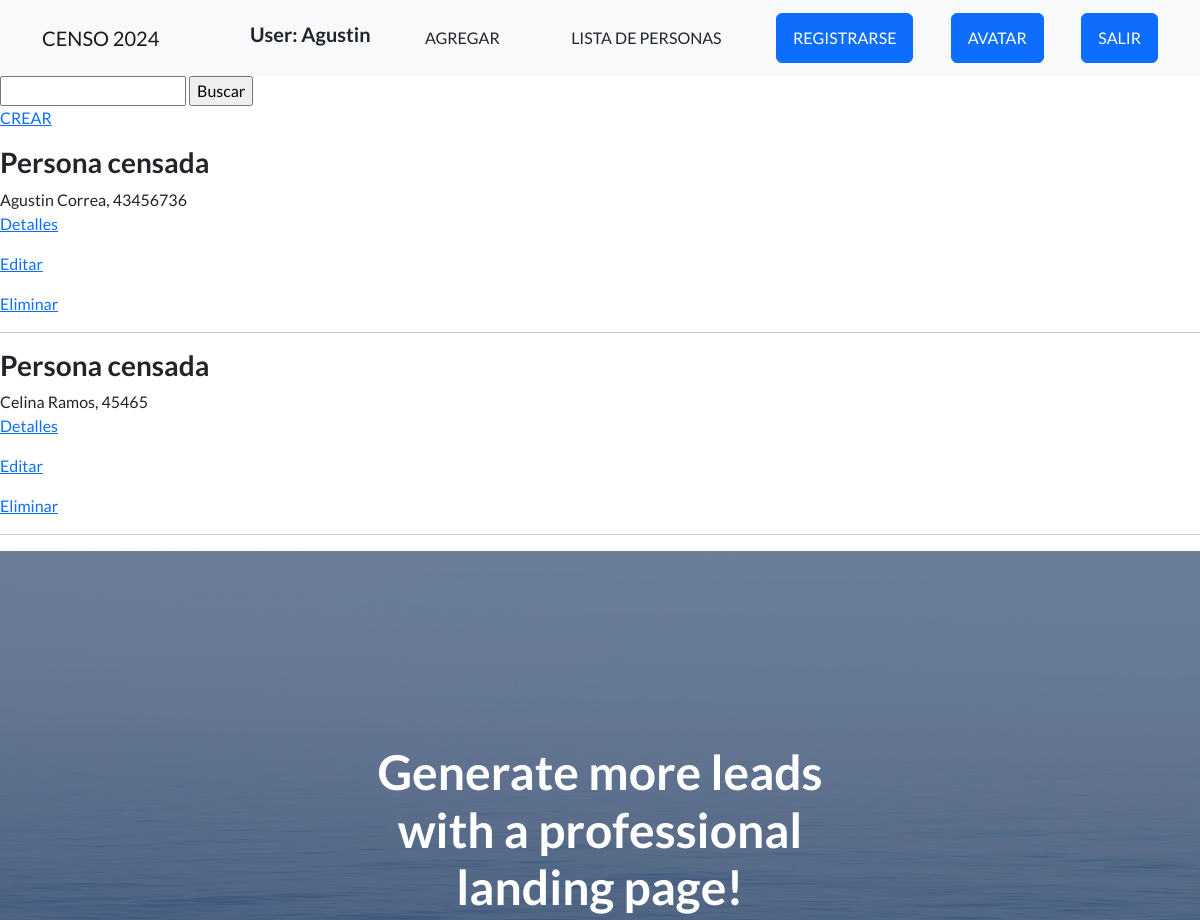
The page /app/lista/ (signed in, upper part) on the database as committed earlier.
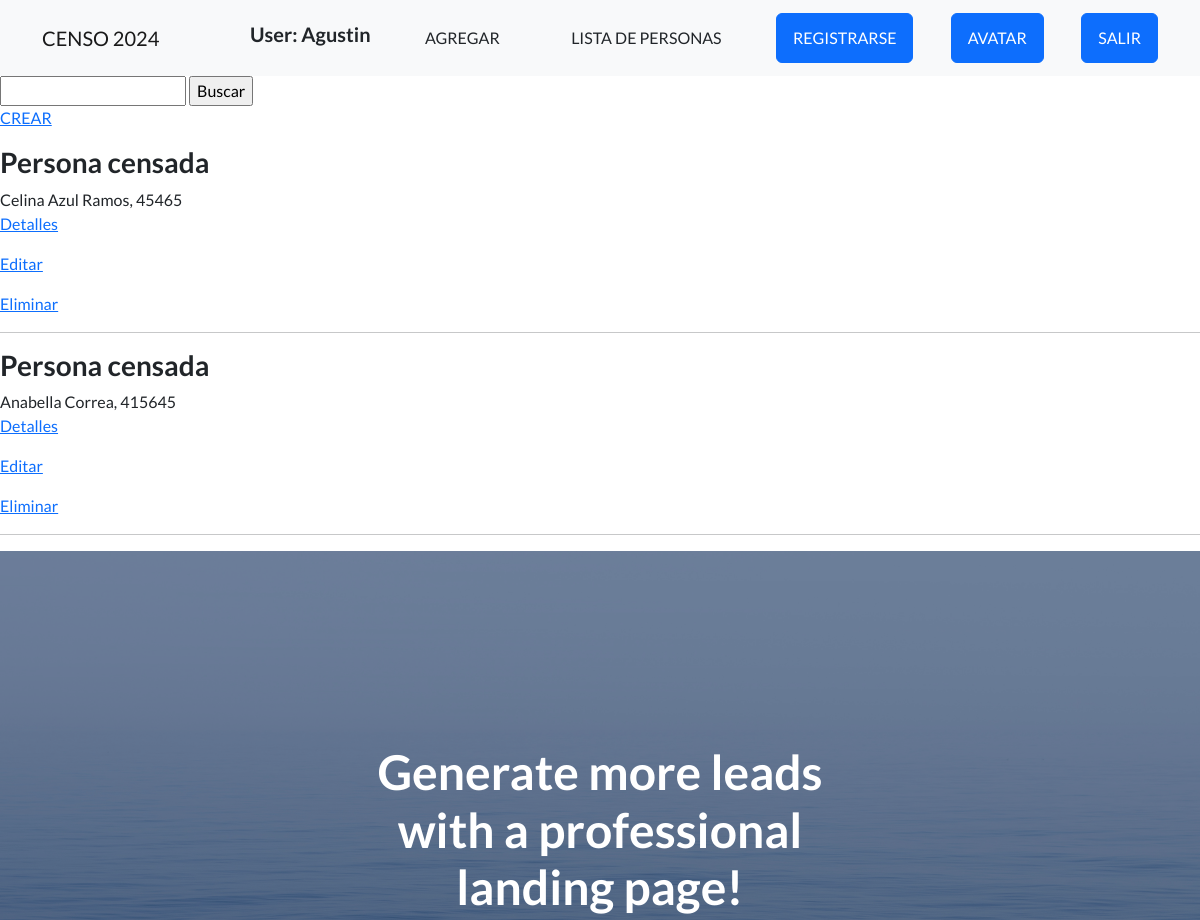
The same page on the database as committed later.
### Appcoder/models.py (models this page shows, shortened)
class Hombre(models.Model): # SE CREA MODELOS CON SUS CARACTERISTICAS
     nombre = models.CharField(max_length=40)
     apellido = models.CharField(max_length=30)
     dni = models.IntegerField()

### Appcoder/views.py (the view)
# urls.py: path('lista/', HombreList.as_view(), name="HombreView"),
class HombreList(LoginRequiredMixin, ListView): #LOGINREQUIREDMIXIN HACE REFERENCIA A QUE EL USUARIO DEBE ESTAR CON LA SESION INICIADA PARA ACCEDER
    model = Hombre
    template_name = "Appcoder/censo1.html"

### Templates/Appcoder/censo1.html (shortened to what this page needs)
{% extends 'base.html' %}
{% block cambio %}
<div>
    <form action="/app/buscar" method="GET">
        <input type="text" name="nombre">
        <input type="submit" value="Buscar">
    </form>
</div>
<p>
    <a href="{% url 'HombreCreate' %}">CREAR</a>
</p>
{% for persona in object_list %}
<h3>Persona censada</h3> {{persona.nombre}} {{persona.apellido}}, {{persona.dni}}
<p>
    <a href="{% url 'HombreDetail' persona.id %}">Detalles</a>
</p>
<p>
    <a href="{% url 'HombreUpdate' persona.id %}">Editar</a>
</p>
<p>
    <a href="{% url 'HombreDelate' persona.id %}">Eliminar</a>
</p>
<hr>
{% endfor %}
{% endblock %}

Rows that differ between the two databases and show on the page:
removed Hombre: nombre "Agustin", apellido "Correa", dni "43456736"
changed Hombre "Ramos": nombre "Celina" → "Celina Azul"
added Hombre: nombre "Anabella", apellido "Correa", dni "415645"
